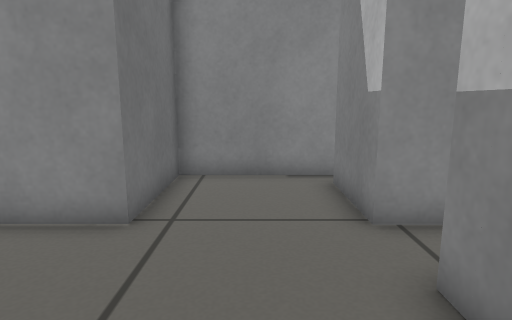
[1] (above)

16 first-person views from a walk through a robot-simulator world made for Gazebo. The camera is 0.53 m above the floor, tilts 10° down and sees 75° across. The floor is counted in squares, 0.25 m on a side. Each view is taken from the middle of a square. On the plan, view 1 faces up. The plan holds only what a view shows up to about 18 squares ahead; the rest is blank.

[2]
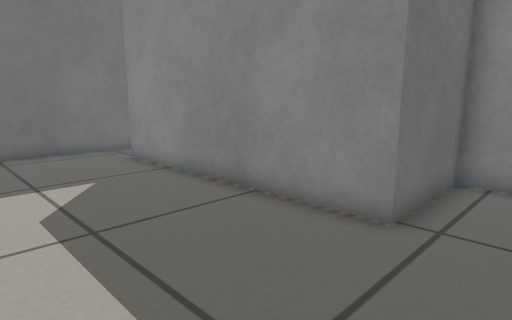

[3]
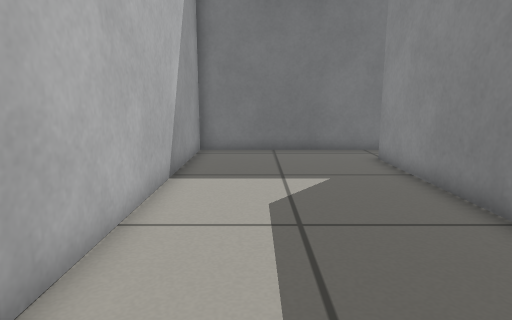

[4]
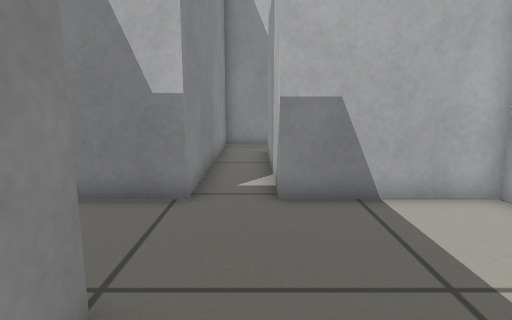

[5]
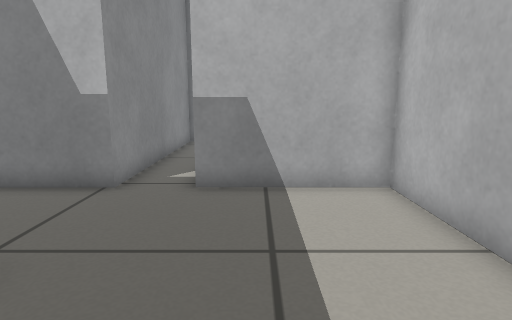

[6]
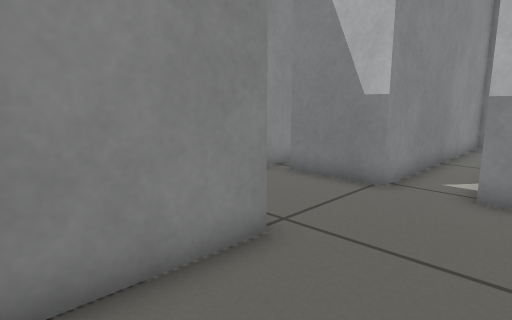

[7]
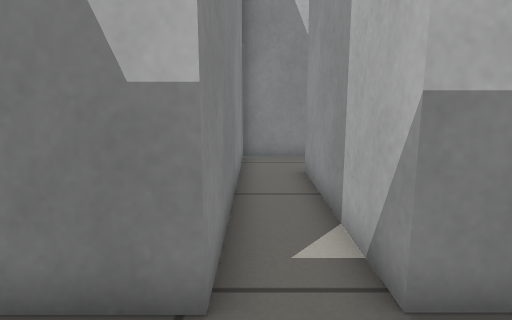

[8]
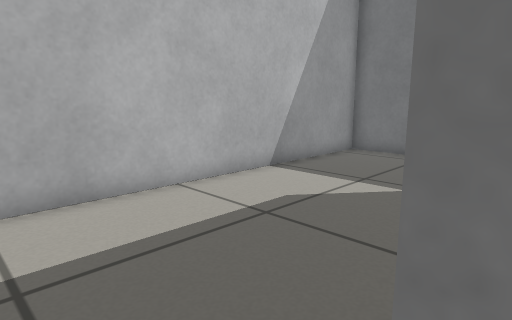

[9]
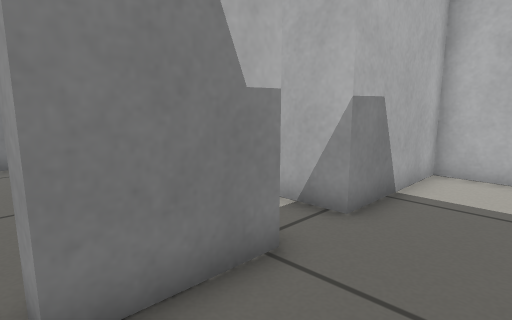

[10]
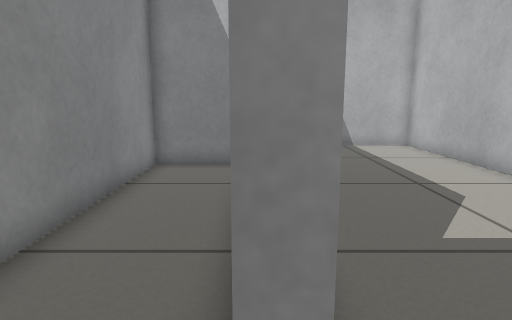

[11]
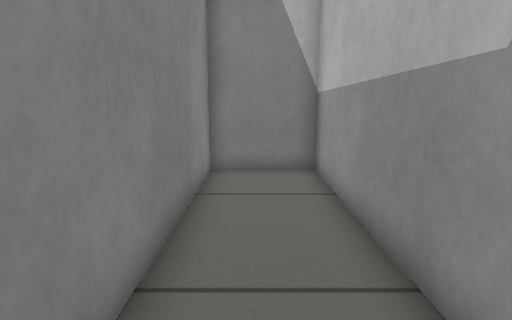

[12]
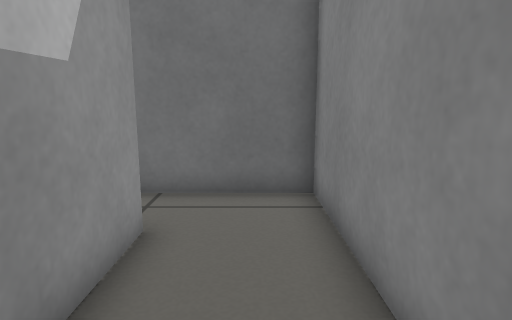

[13]
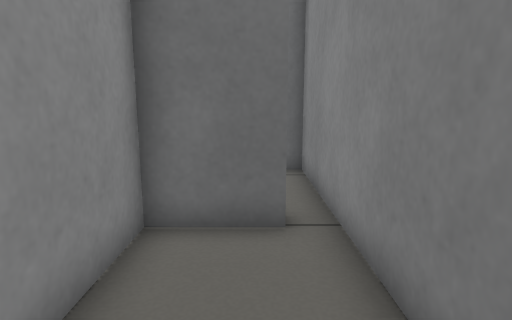

[14]
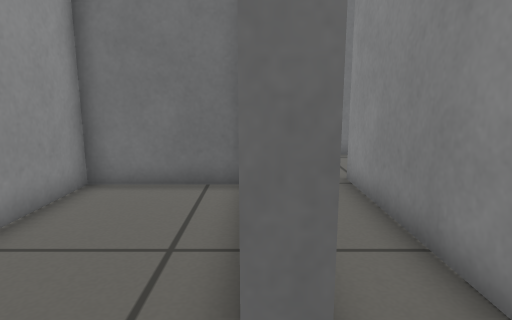

[15]
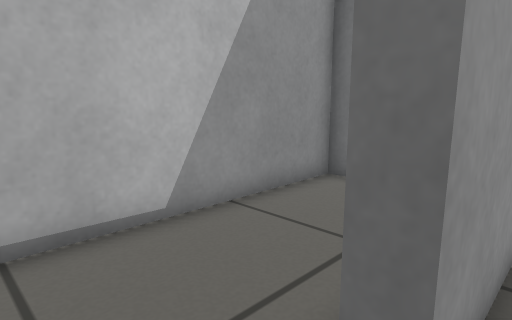

[16]
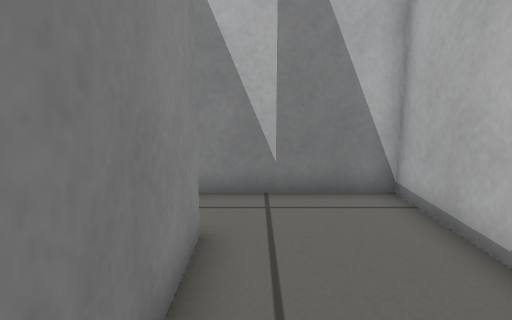

### Floor plan
Points are (right, up) in squares from view 1. A wall is a line through its corners. A room is listed if a view was taken in it or the views show most of it. See-through windows are left out.
Room 1 (views 1, 2, 3, 4, 5, 6, 7, 8, 9, 10, 15)
walls: (2.4, 9.5) (-2.2, 9.4) (-2.2, 5.5) (-12.2, 5.5) (-12.2, 6.1); (-14.5, 6.6) (-14.5, -1.5) (2, -1.3) (2, 3.5) (9.1, 3.5); (11.6, 3.6) (11.6, 5.5) (2, 5.5) (2, 8.5) (2.6, 8.5)
ways out: opening at (-13.5, 6) to room 2; opening at (2, 9) to room 3; opening at (10.5, 3) to room 4
Room 2 (views 11, 12)
walls: (-12.2, 6.1) (-2.8, 6.1) (-2.8, 9.4) (-14.5, 9.3) (-14.5, 6.6)
ways out: opening at (-13.5, 6) to room 1
Room 3 (view 13)
walls: (6.3, 9.5) (2.4, 9.5); (2.6, 8.5) (2.6, 6.1) (5.9, 6.1)
ways out: opening at (2, 9) to room 1
Room 4 (views 14, 16)
walls: (9.1, 3.5) (9.1, 2.9) (5, 2.9); (2.6, 2.6) (2.6, -1.3) (11.6, -1.3) (11.6, 3.6)
ways out: opening at (10.5, 3) to room 1

Where each view was taken, in squares from view 1:
view 1: 0 up, 0 right, facing up
view 2: 0 up, 0 right, facing up-left
view 3: 1 up, 0 right, facing left
view 4: 4 up, 5 left, facing right
view 5: 2 up, 6 left, facing right
view 6: 2 up, 6 left, facing up-right
view 7: 5 up, 1 left, facing right
view 8: 6 up, 1 left, facing down-left
view 9: 9 up, 1 left, facing down-right
view 10: 6 up, 14 left, facing right
view 11: 8 up, 13 left, facing right
view 12: 8 up, 7 left, facing left
view 13: 8 up, 8 right, facing left
view 14: 3 up, 11 right, facing left
view 15: 4 up, 11 right, facing down-left
view 16: 2 up, 4 right, facing right
